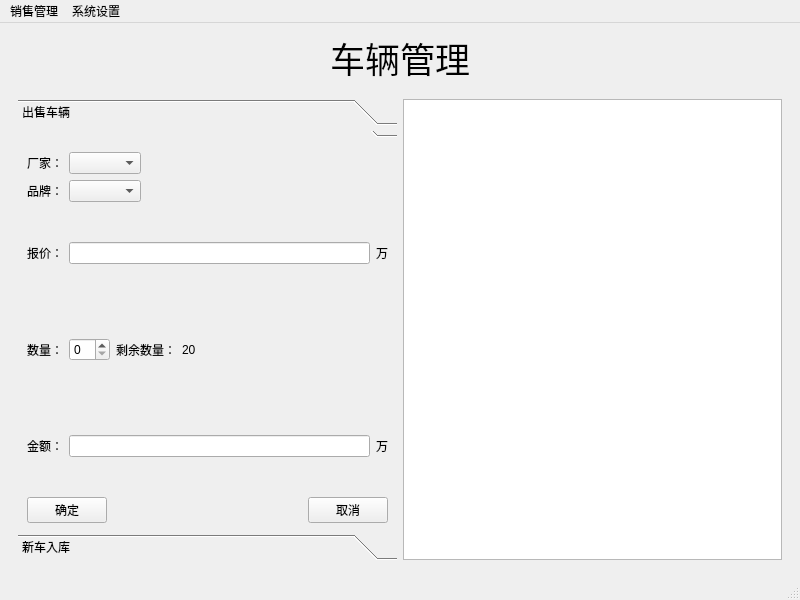
<?xml version="1.0" encoding="UTF-8"?>
<ui version="4.0">
 <class>MainWindow</class>
 <widget class="QMainWindow" name="MainWindow">
  <property name="geometry">
   <rect>
    <x>0</x>
    <y>0</y>
    <width>800</width>
    <height>600</height>
   </rect>
  </property>
  <property name="font">
   <font>
    <pointsize>9</pointsize>
   </font>
  </property>
  <property name="windowTitle">
   <string>MainWindow</string>
  </property>
  <widget class="QWidget" name="centralwidget">
   <layout class="QGridLayout" name="gridLayout">
    <item row="0" column="0">
     <spacer name="horizontalSpacer">
      <property name="orientation">
       <enum>Qt::Horizontal</enum>
      </property>
      <property name="sizeHint" stdset="0">
       <size>
        <width>296</width>
        <height>20</height>
       </size>
      </property>
     </spacer>
    </item>
    <item row="0" column="1">
     <widget class="QLabel" name="label">
      <property name="font">
       <font>
        <pointsize>26</pointsize>
       </font>
      </property>
      <property name="text">
       <string>车辆管理</string>
      </property>
     </widget>
    </item>
    <item row="0" column="2">
     <spacer name="horizontalSpacer_2">
      <property name="orientation">
       <enum>Qt::Horizontal</enum>
      </property>
      <property name="sizeHint" stdset="0">
       <size>
        <width>296</width>
        <height>20</height>
       </size>
      </property>
     </spacer>
    </item>
    <item row="1" column="0" colspan="3">
     <widget class="QStackedWidget" name="stackedWidget">
      <widget class="QWidget" name="Car">
       <layout class="QGridLayout" name="gridLayout_2">
        <item row="0" column="1">
         <widget class="QTextEdit" name="textEdit">
          <property name="readOnly">
           <bool>true</bool>
          </property>
         </widget>
        </item>
        <item row="0" column="0">
         <widget class="QToolBox" name="toolBox">
          <property name="sizePolicy">
           <sizepolicy hsizetype="Expanding" vsizetype="Preferred">
            <horstretch>0</horstretch>
            <verstretch>0</verstretch>
           </sizepolicy>
          </property>
          <property name="minimumSize">
           <size>
            <width>200</width>
            <height>0</height>
           </size>
          </property>
          <property name="currentIndex">
           <number>0</number>
          </property>
          <widget class="QWidget" name="page">
           <property name="geometry">
            <rect>
             <x>0</x>
             <y>0</y>
             <width>379</width>
             <height>407</height>
            </rect>
           </property>
           <attribute name="label">
            <string>出售车辆</string>
           </attribute>
           <widget class="QLabel" name="label_2">
            <property name="geometry">
             <rect>
              <x>30</x>
              <y>50</y>
              <width>68</width>
              <height>15</height>
             </rect>
            </property>
            <property name="text">
             <string>厂家：</string>
            </property>
           </widget>
           <widget class="QComboBox" name="comboBox">
            <property name="geometry">
             <rect>
              <x>110</x>
              <y>50</y>
              <width>87</width>
              <height>22</height>
             </rect>
            </property>
           </widget>
           <widget class="QComboBox" name="comboBox_2">
            <property name="geometry">
             <rect>
              <x>100</x>
              <y>110</y>
              <width>87</width>
              <height>22</height>
             </rect>
            </property>
           </widget>
           <widget class="QLabel" name="label_3">
            <property name="geometry">
             <rect>
              <x>20</x>
              <y>110</y>
              <width>68</width>
              <height>15</height>
             </rect>
            </property>
            <property name="text">
             <string>品牌：</string>
            </property>
           </widget>
           <widget class="QLabel" name="label_4">
            <property name="geometry">
             <rect>
              <x>40</x>
              <y>180</y>
              <width>68</width>
              <height>15</height>
             </rect>
            </property>
            <property name="text">
             <string>报价：</string>
            </property>
           </widget>
           <widget class="QLineEdit" name="lineEdit">
            <property name="geometry">
             <rect>
              <x>140</x>
              <y>170</y>
              <width>113</width>
              <height>21</height>
             </rect>
            </property>
           </widget>
           <widget class="QLabel" name="label_5">
            <property name="geometry">
             <rect>
              <x>270</x>
              <y>180</y>
              <width>68</width>
              <height>15</height>
             </rect>
            </property>
            <property name="text">
             <string>万</string>
            </property>
           </widget>
           <widget class="QLabel" name="label_6">
            <property name="geometry">
             <rect>
              <x>60</x>
              <y>230</y>
              <width>68</width>
              <height>15</height>
             </rect>
            </property>
            <property name="text">
             <string>数量：</string>
            </property>
           </widget>
           <widget class="QSpinBox" name="spinBox">
            <property name="geometry">
             <rect>
              <x>140</x>
              <y>230</y>
              <width>42</width>
              <height>22</height>
             </rect>
            </property>
           </widget>
           <widget class="QLabel" name="label_7">
            <property name="geometry">
             <rect>
              <x>210</x>
              <y>230</y>
              <width>68</width>
              <height>15</height>
             </rect>
            </property>
            <property name="text">
             <string>剩余数量：</string>
            </property>
           </widget>
           <widget class="QLabel" name="label_8">
            <property name="geometry">
             <rect>
              <x>310</x>
              <y>230</y>
              <width>68</width>
              <height>15</height>
             </rect>
            </property>
            <property name="text">
             <string>20</string>
            </property>
           </widget>
           <widget class="QLabel" name="label_9">
            <property name="geometry">
             <rect>
              <x>70</x>
              <y>290</y>
              <width>68</width>
              <height>15</height>
             </rect>
            </property>
            <property name="text">
             <string>数量：</string>
            </property>
           </widget>
           <widget class="QToolBox" name="toolBox_2">
            <property name="geometry">
             <rect>
              <x>0</x>
              <y>-20</y>
              <width>379</width>
              <height>453</height>
             </rect>
            </property>
            <property name="sizePolicy">
             <sizepolicy hsizetype="Expanding" vsizetype="Preferred">
              <horstretch>0</horstretch>
              <verstretch>0</verstretch>
             </sizepolicy>
            </property>
            <property name="minimumSize">
             <size>
              <width>200</width>
              <height>0</height>
             </size>
            </property>
            <property name="currentIndex">
             <number>0</number>
            </property>
            <widget class="QWidget" name="page_3">
             <property name="geometry">
              <rect>
               <x>0</x>
               <y>0</y>
               <width>379</width>
               <height>395</height>
              </rect>
             </property>
             <attribute name="label">
              <string>出售车辆</string>
             </attribute>
             <layout class="QVBoxLayout" name="verticalLayout">
              <item>
               <layout class="QHBoxLayout" name="horizontalLayout">
                <item>
                 <widget class="QLabel" name="label_10">
                  <property name="text">
                   <string>厂家：</string>
                  </property>
                  <property name="alignment">
                   <set>Qt::AlignRight|Qt::AlignTrailing|Qt::AlignVCenter</set>
                  </property>
                 </widget>
                </item>
                <item>
                 <widget class="QComboBox" name="factorycomboBox"/>
                </item>
                <item>
                 <spacer name="horizontalSpacer_5">
                  <property name="orientation">
                   <enum>Qt::Horizontal</enum>
                  </property>
                  <property name="sizeHint" stdset="0">
                   <size>
                    <width>40</width>
                    <height>20</height>
                   </size>
                  </property>
                 </spacer>
                </item>
               </layout>
              </item>
              <item>
               <layout class="QHBoxLayout" name="horizontalLayout_2">
                <item>
                 <widget class="QLabel" name="label_11">
                  <property name="text">
                   <string>品牌：</string>
                  </property>
                  <property name="alignment">
                   <set>Qt::AlignRight|Qt::AlignTrailing|Qt::AlignVCenter</set>
                  </property>
                 </widget>
                </item>
                <item>
                 <widget class="QComboBox" name="brandcomboBox"/>
                </item>
                <item>
                 <spacer name="horizontalSpacer_6">
                  <property name="orientation">
                   <enum>Qt::Horizontal</enum>
                  </property>
                  <property name="sizeHint" stdset="0">
                   <size>
                    <width>40</width>
                    <height>20</height>
                   </size>
                  </property>
                 </spacer>
                </item>
               </layout>
              </item>
              <item>
               <layout class="QHBoxLayout" name="horizontalLayout_3">
                <item>
                 <widget class="QLabel" name="label_12">
                  <property name="text">
                   <string>报价：</string>
                  </property>
                  <property name="alignment">
                   <set>Qt::AlignRight|Qt::AlignTrailing|Qt::AlignVCenter</set>
                  </property>
                 </widget>
                </item>
                <item>
                 <widget class="QLineEdit" name="pricelineEdit"/>
                </item>
                <item>
                 <widget class="QLabel" name="label_13">
                  <property name="text">
                   <string>万</string>
                  </property>
                 </widget>
                </item>
               </layout>
              </item>
              <item>
               <layout class="QHBoxLayout" name="horizontalLayout_4">
                <item>
                 <widget class="QLabel" name="label_14">
                  <property name="text">
                   <string>数量：</string>
                  </property>
                  <property name="alignment">
                   <set>Qt::AlignRight|Qt::AlignTrailing|Qt::AlignVCenter</set>
                  </property>
                 </widget>
                </item>
                <item>
                 <widget class="QSpinBox" name="numspinBox"/>
                </item>
                <item>
                 <widget class="QLabel" name="label_15">
                  <property name="text">
                   <string>剩余数量：</string>
                  </property>
                  <property name="alignment">
                   <set>Qt::AlignRight|Qt::AlignTrailing|Qt::AlignVCenter</set>
                  </property>
                 </widget>
                </item>
                <item>
                 <widget class="QLabel" name="lastlabel">
                  <property name="text">
                   <string>20</string>
                  </property>
                 </widget>
                </item>
                <item>
                 <spacer name="horizontalSpacer_8">
                  <property name="orientation">
                   <enum>Qt::Horizontal</enum>
                  </property>
                  <property name="sizeHint" stdset="0">
                   <size>
                    <width>40</width>
                    <height>20</height>
                   </size>
                  </property>
                 </spacer>
                </item>
               </layout>
              </item>
              <item>
               <layout class="QHBoxLayout" name="horizontalLayout_5">
                <item>
                 <widget class="QLabel" name="label_17">
                  <property name="text">
                   <string>金额：</string>
                  </property>
                  <property name="alignment">
                   <set>Qt::AlignRight|Qt::AlignTrailing|Qt::AlignVCenter</set>
                  </property>
                 </widget>
                </item>
                <item>
                 <widget class="QLineEdit" name="totallineEdit"/>
                </item>
                <item>
                 <widget class="QLabel" name="label_18">
                  <property name="text">
                   <string>万</string>
                  </property>
                 </widget>
                </item>
               </layout>
              </item>
              <item>
               <layout class="QHBoxLayout" name="horizontalLayout_6">
                <item>
                 <widget class="QPushButton" name="OKpushButton">
                  <property name="text">
                   <string>确定</string>
                  </property>
                 </widget>
                </item>
                <item>
                 <spacer name="horizontalSpacer_7">
                  <property name="orientation">
                   <enum>Qt::Horizontal</enum>
                  </property>
                  <property name="sizeHint" stdset="0">
                   <size>
                    <width>40</width>
                    <height>20</height>
                   </size>
                  </property>
                 </spacer>
                </item>
                <item>
                 <widget class="QPushButton" name="cancelpushButton">
                  <property name="text">
                   <string>取消</string>
                  </property>
                 </widget>
                </item>
               </layout>
              </item>
             </layout>
            </widget>
            <widget class="QWidget" name="page_4">
             <property name="geometry">
              <rect>
               <x>0</x>
               <y>0</y>
               <width>379</width>
               <height>395</height>
              </rect>
             </property>
             <attribute name="label">
              <string>新车入库</string>
             </attribute>
            </widget>
           </widget>
          </widget>
          <widget class="QWidget" name="page_2">
           <property name="geometry">
            <rect>
             <x>0</x>
             <y>0</y>
             <width>379</width>
             <height>407</height>
            </rect>
           </property>
           <attribute name="label">
            <string>新车入库</string>
           </attribute>
          </widget>
         </widget>
        </item>
       </layout>
      </widget>
      <widget class="QWidget" name="Calc"/>
     </widget>
    </item>
   </layout>
  </widget>
  <widget class="QMenuBar" name="menubar">
   <property name="geometry">
    <rect>
     <x>0</x>
     <y>0</y>
     <width>800</width>
     <height>26</height>
    </rect>
   </property>
   <widget class="QMenu" name="menu">
    <property name="title">
     <string>销售管理</string>
    </property>
    <addaction name="actionCar"/>
    <addaction name="actionCalc"/>
   </widget>
   <widget class="QMenu" name="menu_2">
    <property name="title">
     <string>系统设置</string>
    </property>
   </widget>
   <addaction name="menu"/>
   <addaction name="menu_2"/>
  </widget>
  <widget class="QStatusBar" name="statusbar"/>
  <action name="actionCar">
   <property name="text">
    <string>车辆管理</string>
   </property>
  </action>
  <action name="actionCalc">
   <property name="text">
    <string>销售统计</string>
   </property>
  </action>
 </widget>
 <resources/>
 <connections/>
</ui>
